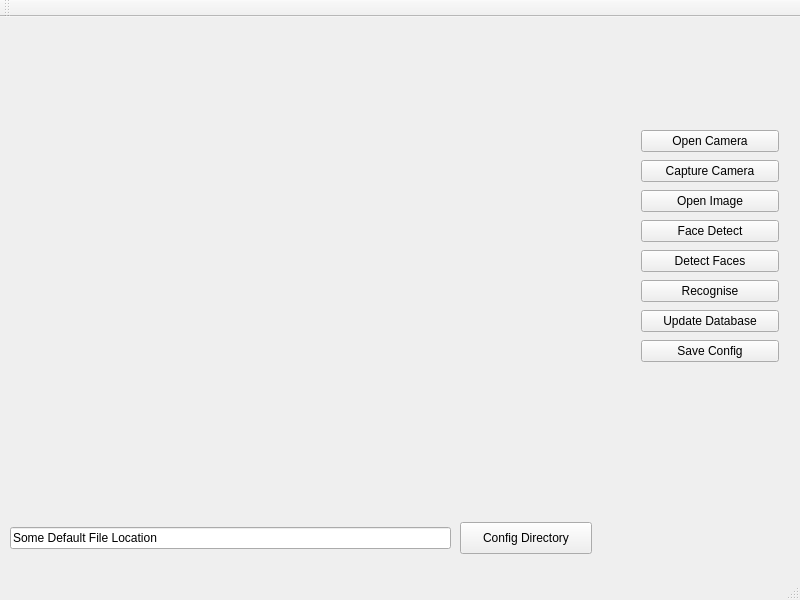
<?xml version="1.0" encoding="UTF-8"?>
<ui version="4.0">
 <class>MainWindow</class>
 <widget class="QMainWindow" name="MainWindow">
  <property name="geometry">
   <rect>
    <x>0</x>
    <y>0</y>
    <width>800</width>
    <height>600</height>
   </rect>
  </property>
  <property name="windowTitle">
   <string>libface Example</string>
  </property>
  <widget class="QWidget" name="centralWidget">
   <widget class="QLineEdit" name="configLocation">
    <property name="geometry">
     <rect>
      <x>10</x>
      <y>510</y>
      <width>441</width>
      <height>22</height>
     </rect>
    </property>
    <property name="text">
     <string>Some Default File Location</string>
    </property>
   </widget>
   <widget class="QPushButton" name="openConfigBtn">
    <property name="geometry">
     <rect>
      <x>460</x>
      <y>505</y>
      <width>132</width>
      <height>32</height>
     </rect>
    </property>
    <property name="text">
     <string>Config Directory</string>
    </property>
   </widget>
   <widget class="QWidget" name="verticalLayoutWidget">
    <property name="geometry">
     <rect>
      <x>630</x>
      <y>100</y>
      <width>160</width>
      <height>260</height>
     </rect>
    </property>
    <layout class="QVBoxLayout" name="verticalLayout">
     <item>
      <widget class="QPushButton" name="openCameraBtn">
       <property name="text">
        <string>Open Camera</string>
       </property>
      </widget>
     </item>
     <item>
      <widget class="QPushButton" name="captureCameraBtn">
       <property name="text">
        <string>Capture Camera</string>
       </property>
      </widget>
     </item>
     <item>
      <widget class="QPushButton" name="openImageBtn">
       <property name="text">
        <string>Open Image</string>
       </property>
      </widget>
     </item>
     <item>
      <widget class="QPushButton" name="faceDecteBtn">
       <property name="text">
        <string>Face Detect</string>
       </property>
      </widget>
     </item>
     <item>
      <widget class="QPushButton" name="detectFacesBtn">
       <property name="text">
        <string>Detect Faces</string>
       </property>
      </widget>
     </item>
     <item>
      <widget class="QPushButton" name="recogniseBtn">
       <property name="text">
        <string>Recognise</string>
       </property>
      </widget>
     </item>
     <item>
      <widget class="QPushButton" name="updateDatabaseBtn">
       <property name="text">
        <string>Update Database</string>
       </property>
      </widget>
     </item>
     <item>
      <widget class="QPushButton" name="saveConfigBtn">
       <property name="text">
        <string>Save Config</string>
       </property>
      </widget>
     </item>
    </layout>
   </widget>
   <widget class="QWidget" name="widget" native="true">
    <property name="geometry">
     <rect>
      <x>0</x>
      <y>0</y>
      <width>621</width>
      <height>501</height>
     </rect>
    </property>
   </widget>
   <widget class="QWidget" name="">
    <property name="geometry">
     <rect>
      <x>640</x>
      <y>390</y>
      <width>102</width>
      <height>20</height>
     </rect>
    </property>
    <layout class="QHBoxLayout" name="horizontalLayout">
     <item>
      <widget class="QLabel" name="label">
       <property name="text">
        <string>性别：</string>
       </property>
      </widget>
     </item>
     <item>
      <widget class="QLabel" name="genderLabel">
       <property name="text">
        <string/>
       </property>
      </widget>
     </item>
    </layout>
   </widget>
  </widget>
  <widget class="QMenuBar" name="menuBar">
   <property name="geometry">
    <rect>
     <x>0</x>
     <y>0</y>
     <width>800</width>
     <height>28</height>
    </rect>
   </property>
  </widget>
  <widget class="QToolBar" name="mainToolBar">
   <attribute name="toolBarArea">
    <enum>TopToolBarArea</enum>
   </attribute>
   <attribute name="toolBarBreak">
    <bool>false</bool>
   </attribute>
  </widget>
  <widget class="QStatusBar" name="statusBar"/>
 </widget>
 <layoutdefault spacing="6" margin="11"/>
 <resources/>
 <connections/>
</ui>
